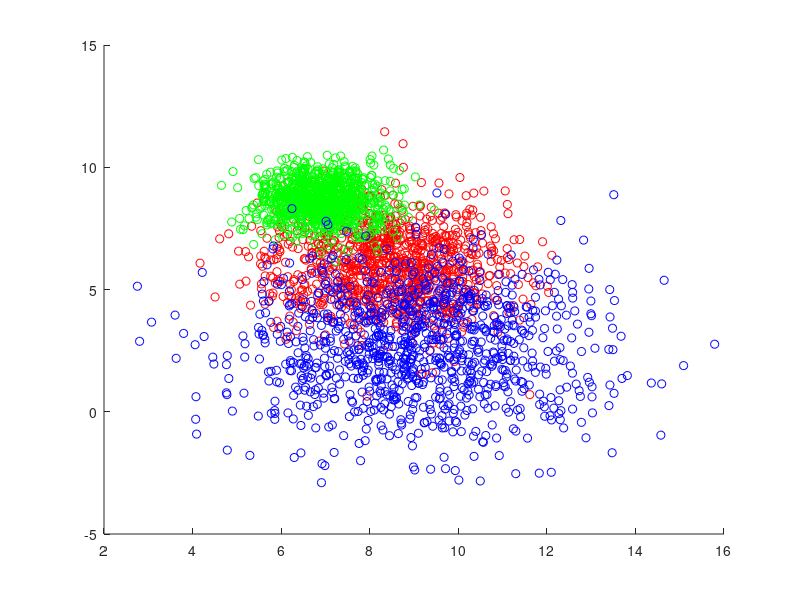

MATLAB code to generate this figure:
C = 3;
center = rand(C,2)*10;
sigma = abs(randn(C,1)) + 0.5;

Xs = [];
Ys = [];
for i = 1:C
    Xs = [Xs; center(i,1) + sigma(i)*randn(1000,1)];
    Ys = [Ys; center(i,2) + sigma(i)*randn(1000,1)];
end
figure;hold on;
scatter(Xs(1:1000), Ys(1:1000), 'r');
scatter(Xs(1001:2000), Ys(1001:2000), 'g');
scatter(Xs(2001:3000), Ys(2001:3000), 'b');